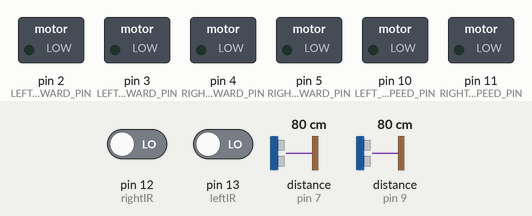
This sketch was run on a simulated Arduino Uno, built with avr-gcc and run on an emulated ATmega328P. Parts: switched loads named in the sketch (green lamp = pin HIGH). Wiring (inferred from the names in the program): 2 × ultrasonic range finder: trigger pin 6, echo pin 7 / trigger pin 8, echo pin 9. The test bench sets the inputs (shaded band); at power-on: distance to the obstacle (sensors on pin 7, pin 9) 80 cm, pin 12 (rightIR) LOW, pin 13 (leftIR) LOW. The echo pulse lasts 58.3 µs per cm; pins used as bus, display or sensor lines are not drawn.

Above: at 1.6 s.
1.7 s: distance to the obstacle (sensor on pin 7) set to 23 cm
3.2 s: distance to the obstacle (sensor on pin 7) set to 19 cm
At 4.8 s:
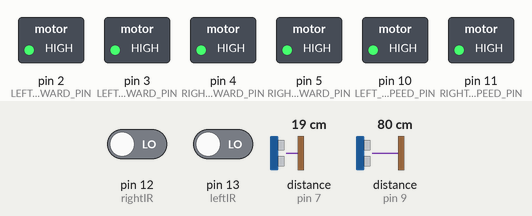
6.2 s: pin 12 (rightIR) driven HIGH
At 8.5 s:
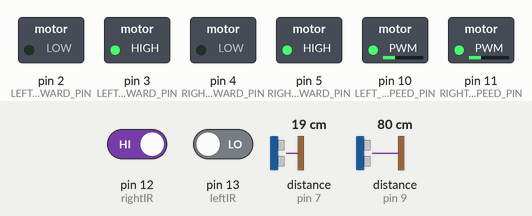
12.2 s: pin 13 (leftIR) driven HIGH
At 14.8 s:
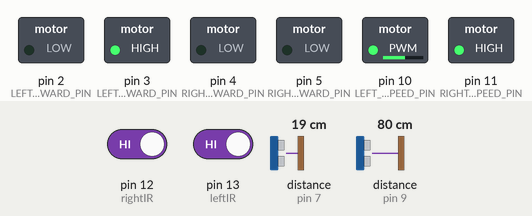
15.2 s: pin 12 (rightIR) driven LOW
At 16.6 s:
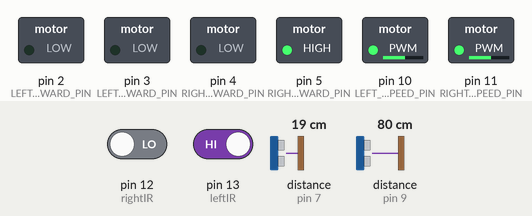
Timing chart, 0 to 17.7 s (numbered marks = the images above; inputs shaded):
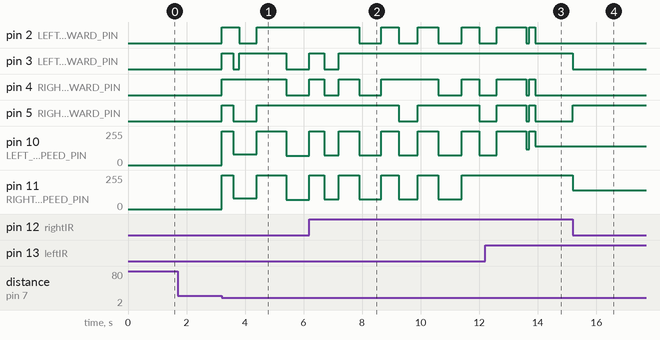

Measured:
- the behaviour switches between 21 and 20 cm on distance to the obstacle (sensor on pin 7) (found by bisection; images 0 and 1)
- after the input at 1.7 s, every drawn part: stays the same
- after the input at 3.2 s, pin 2 (LEFT_MOTOR_FORWARD_PIN): LOW → HIGH at once, → LOW 0.60 s later, → HIGH 0.60 s later; pin 3 (LEFT_MOTOR_BACKWARD_PIN): LOW → HIGH at once, → LOW 0.40 s later, → HIGH 0.20 s later, → LOW 1.6 s later
- after the input at 6.2 s, pin 2 (LEFT_MOTOR_FORWARD_PIN): goes LOW 0.75 s, HIGH 0.60 s, LOW 0.65 s, HIGH 0.70 s, LOW 0.80 s, HIGH 0.60 s, then LOW, starting after 1.7 s; pin 3 (LEFT_MOTOR_BACKWARD_PIN): LOW → HIGH at once, → LOW 0.50 s later, → HIGH 0.50 s later
- after the input at 12.2 s, pin 3 (LEFT_MOTOR_BACKWARD_PIN): stays HIGH (without the input it goes to LOW after 1.9 s); pin 11 (RIGHT_MOTOR_SPEED_PIN): stays 255/255 (without the input it goes to 120/255 after 1.8 s)
- after the input at 15.2 s, pin 3 (LEFT_MOTOR_BACKWARD_PIN): HIGH → LOW at once; pin 5 (RIGHT_MOTOR_BACKWARD_PIN): LOW → HIGH at once; pin 11 (RIGHT_MOTOR_SPEED_PIN): 255/255 → 140/255 at once

The sketch:

Ultrasonic_IR_Motors_withObstacleAvoidance_Unit_Test.ino
```cpp
// Motor pins - same as original
#define LEFT_MOTOR_SPEED_PIN 10
#define RIGHT_MOTOR_SPEED_PIN 11
#define LEFT_MOTOR_FORWARD_PIN 2
#define LEFT_MOTOR_BACKWARD_PIN 3
#define RIGHT_MOTOR_FORWARD_PIN 4
#define RIGHT_MOTOR_BACKWARD_PIN 5
#define leftIR 13
#define rightIR 12

// Minimal effective speeds (L298N needs at least ~60 PWM)
#define LEFT_SPEED 65  // Slightly higher for weaker left motor
#define RIGHT_SPEED 65

#define Left_echoPin 9
#define Left_trigPin 8
#define Right_echoPin 7
#define Right_trigPin 6

void stopMotors();
void turnLeft(int speed = 140);
void turnRight(int speed = 140);
float getLeftDistance();
float getRightDistance();
void moveBackward(int speed = 120);
void moveForward(int speed = 120);
void rotateLeft(int speed=120);
void rotateRight(int speed=120);
long left_duration, right_duration;
float left_distance, right_distance;
bool obstacle = 0;
bool left_IR = digitalRead(leftIR);
bool right_IR = digitalRead(rightIR);
int state = 0;

void setup() {
  pinMode(LEFT_MOTOR_SPEED_PIN, OUTPUT);
  pinMode(RIGHT_MOTOR_SPEED_PIN, OUTPUT);
  pinMode(LEFT_MOTOR_FORWARD_PIN, OUTPUT);
  pinMode(LEFT_MOTOR_BACKWARD_PIN, OUTPUT);
  pinMode(RIGHT_MOTOR_FORWARD_PIN, OUTPUT);
  pinMode(RIGHT_MOTOR_BACKWARD_PIN, OUTPUT);
  pinMode(leftIR, INPUT);
  pinMode(rightIR, INPUT);
  pinMode(Left_trigPin, OUTPUT);
  pinMode(Left_echoPin, INPUT);
  pinMode(Right_trigPin, OUTPUT);
  pinMode(Right_echoPin, INPUT);
  delay(400);
}

void loop() {
  left_IR = digitalRead(leftIR);
  right_IR = digitalRead(rightIR);
  float checkLeft = getLeftDistance();
  float checkRight = getRightDistance();
  if ((checkLeft < 20 && checkLeft > 3) || (checkRight < 20 && checkRight > 3)) {
    state = 0;
    stopMotors();
    delay(300);
    avoidObstacle();
  }
  if (left_IR == HIGH && right_IR == LOW) {
    stopMotors();
    state = 1;

    while (digitalRead(rightIR) == LOW) turnLeft();
    stopMotors();
  } else if (left_IR == LOW && right_IR == HIGH) {
    stopMotors();
    state = 2;

    while (digitalRead(leftIR) == LOW) turnRight();
    stopMotors();
  } else if (left_IR == LOW && right_IR == LOW) {
    if (state == 1) {
      stopMotors();
      while (digitalRead(rightIR) == LOW) turnRight();
      stopMotors();
      state = 0;
    } else if (state == 2) {
      stopMotors();
      while (digitalRead(leftIR) == LOW) turnLeft();
      stopMotors();
      state = 0;
    }
  }
}


void avoidObstacle() {
  stopMotors();
  delay(100);
  moveBackward(80);
  delay(200);
  rotateLeft(80);
  delay(600);
  stopMotors();
  delay(1000);
  float leftUltrasonic= getLeftDistance();
  float rightUltrasonic = getRightDistance();
  if ((leftUltrasonic <100 && leftUltrasonic >3) ||(rightUltrasonic <100 && rightUltrasonic >3) ){
    rotateRight(68);
    while(true){
      left_IR=digitalRead(leftIR);
      right_IR=digitalRead(rightIR);
      if(right_IR==HIGH){
        stopMotors();
        delay(500);
        break;
      }
    }
    rotateRight(75);
    delay(500);
    stopMotors();
    delay(700);
    moveForward(75);
    delay(750);
    stopMotors();
    delay(600);
    rotateLeft(75);
    delay(650);
  stopMotors();
    delay(700);


    moveForward(75);
    delay(800);
    stopMotors();
    delay(600);
    turnLeft(75);
    delay(600);
    stopMotors();
    delay(1000);
    bool foundLine = false;
    unsigned long startTime = millis();

    while (millis() - startTime < 100000) {
      turnLeft(120);
      delay(110);
      stopMotors();
      delay(100);
      left_IR = digitalRead(leftIR);
      right_IR = digitalRead(rightIR);
      if (left_IR == HIGH || right_IR == HIGH) {
        stopMotors();
        delay(100);
        left_IR = digitalRead(leftIR);
      right_IR = digitalRead(rightIR);
        if (left_IR == HIGH)
          while (digitalRead(rightIR) == HIGH) turnLeft();
        if (right_IR == HIGH)
          while (digitalRead(leftIR) == HIGH) turnRight();
        stopMotors();
        delay(100);
        moveForward();
        delay(100);
        foundLine = true;
        break;
        return;
      }


      turnRight();
      delay(100);
      stopMotors();
      delay(100);
      left_IR = digitalRead(leftIR);
      right_IR = digitalRead(rightIR);
      if (left_IR == HIGH || right_IR == HIGH) {
        stopMotors();
        delay(100);
        if (left_IR == HIGH)
          while (digitalRead(leftIR) == HIGH) turnRight();
        if (right_IR == HIGH)
          while (digitalRead(rightIR) == HIGH) turnLeft();
        stopMotors();
        delay(100);
        moveForward();
        delay(100);
        foundLine = true;
        break;
      }

  }}else{
    rotateRight(75);
    delay(350);
    stopMotors();
    delay(500);
    moveForward(70);
    delay(900);
    stopMotors();
    delay(1000);
    rotateRight(70);
    delay(500);
    stopMotors();
    delay(500);


    bool foundLine = false;
    unsigned long startTime = millis();

    while (millis() - startTime < 100000) {
      turnLeft(120);
      delay(110);
      stopMotors();
      delay(100);
      left_IR = digitalRead(leftIR);
      right_IR = digitalRead(rightIR);
      if (left_IR == HIGH || right_IR == HIGH) {
        stopMotors();
        delay(100);
        left_IR = digitalRead(leftIR);
      right_IR = digitalRead(rightIR);
        if (left_IR == HIGH)
          while (digitalRead(rightIR) == HIGH) turnLeft();
        if (right_IR == HIGH)
          while (digitalRead(leftIR) == HIGH) turnRight();
        stopMotors();
        delay(100);
        moveForward();
        delay(100);
        foundLine = true;
        break;
        return;
      }
      turnRight();
      delay(100);
      stopMotors();
      delay(100);
      left_IR = digitalRead(leftIR);
      right_IR = digitalRead(rightIR);
      if (left_IR == HIGH || right_IR == HIGH) {
        stopMotors();
        delay(100);
        if (left_IR == HIGH)
          while (digitalRead(leftIR) == HIGH) turnRight();
        if (right_IR == HIGH)
          while (digitalRead(rightIR) == HIGH) turnLeft();
        stopMotors();
        delay(100);
        moveForward();
        delay(100);
        foundLine = true;
        break;
      }


  }
  }

}

float getLeftDistance() {
  digitalWrite(Left_trigPin, LOW);
  delayMicroseconds(2);
  digitalWrite(Left_trigPin, HIGH);
  delayMicroseconds(10);
  digitalWrite(Left_trigPin, LOW);
  left_duration = pulseIn(Left_echoPin, HIGH, 22000);
  if (left_duration == 0) return 1000;
  return left_duration * 0.034 / 2;
}

float getRightDistance() {
  digitalWrite(Right_trigPin, LOW);
  delayMicroseconds(2);
  digitalWrite(Right_trigPin, HIGH);
  delayMicroseconds(10);
  digitalWrite(Right_trigPin, LOW);
  right_duration = pulseIn(Right_echoPin, HIGH, 22000);
  if (right_duration == 0) return 1000;
  return right_duration * 0.034 / 2;
}

void moveForward(int speed) {
  analogWrite(LEFT_MOTOR_SPEED_PIN, speed);
  analogWrite(RIGHT_MOTOR_SPEED_PIN, speed);
  digitalWrite(LEFT_MOTOR_FORWARD_PIN, LOW);
  digitalWrite(LEFT_MOTOR_BACKWARD_PIN, HIGH);
  digitalWrite(RIGHT_MOTOR_FORWARD_PIN, LOW);
  digitalWrite(RIGHT_MOTOR_BACKWARD_PIN, HIGH);
}

void moveBackward(int speed) {
  analogWrite(LEFT_MOTOR_SPEED_PIN, speed);
  analogWrite(RIGHT_MOTOR_SPEED_PIN, speed);
  digitalWrite(LEFT_MOTOR_FORWARD_PIN, HIGH);
  digitalWrite(LEFT_MOTOR_BACKWARD_PIN, LOW);
  digitalWrite(RIGHT_MOTOR_FORWARD_PIN, HIGH);
  digitalWrite(RIGHT_MOTOR_BACKWARD_PIN, LOW);
}

void turnRight(int speed) {
  analogWrite(RIGHT_MOTOR_SPEED_PIN, speed);
  digitalWrite(LEFT_MOTOR_FORWARD_PIN, LOW);
  digitalWrite(LEFT_MOTOR_BACKWARD_PIN, LOW);
  digitalWrite(RIGHT_MOTOR_FORWARD_PIN, LOW);
  digitalWrite(RIGHT_MOTOR_BACKWARD_PIN, HIGH);
}

void turnLeft(int speed) {
  analogWrite(LEFT_MOTOR_SPEED_PIN, speed);
  digitalWrite(LEFT_MOTOR_FORWARD_PIN, LOW);
  digitalWrite(LEFT_MOTOR_BACKWARD_PIN, HIGH);
  digitalWrite(RIGHT_MOTOR_FORWARD_PIN, LOW);
  digitalWrite(RIGHT_MOTOR_BACKWARD_PIN, LOW);
}

void stopMotors() {
  analogWrite(LEFT_MOTOR_SPEED_PIN, 255);
  analogWrite(RIGHT_MOTOR_SPEED_PIN, 255);
  digitalWrite(LEFT_MOTOR_FORWARD_PIN, HIGH);
  digitalWrite(LEFT_MOTOR_BACKWARD_PIN, HIGH);
  digitalWrite(RIGHT_MOTOR_FORWARD_PIN, HIGH);
  digitalWrite(RIGHT_MOTOR_BACKWARD_PIN, HIGH);
}
void rotateRight(int speed) {
  analogWrite(RIGHT_MOTOR_SPEED_PIN, speed);
  analogWrite(LEFT_MOTOR_SPEED_PIN, speed);

  digitalWrite(LEFT_MOTOR_FORWARD_PIN, HIGH);
  digitalWrite(LEFT_MOTOR_BACKWARD_PIN, LOW);
  digitalWrite(RIGHT_MOTOR_FORWARD_PIN, LOW);
  digitalWrite(RIGHT_MOTOR_BACKWARD_PIN, HIGH);
}
void rotateLeft(int speed) {
  analogWrite(RIGHT_MOTOR_SPEED_PIN, speed);
  analogWrite(LEFT_MOTOR_SPEED_PIN, speed);

  digitalWrite(LEFT_MOTOR_FORWARD_PIN, LOW);
  digitalWrite(LEFT_MOTOR_BACKWARD_PIN, HIGH);
  digitalWrite(RIGHT_MOTOR_FORWARD_PIN, HIGH);
  digitalWrite(RIGHT_MOTOR_BACKWARD_PIN, LOW);
}
```
